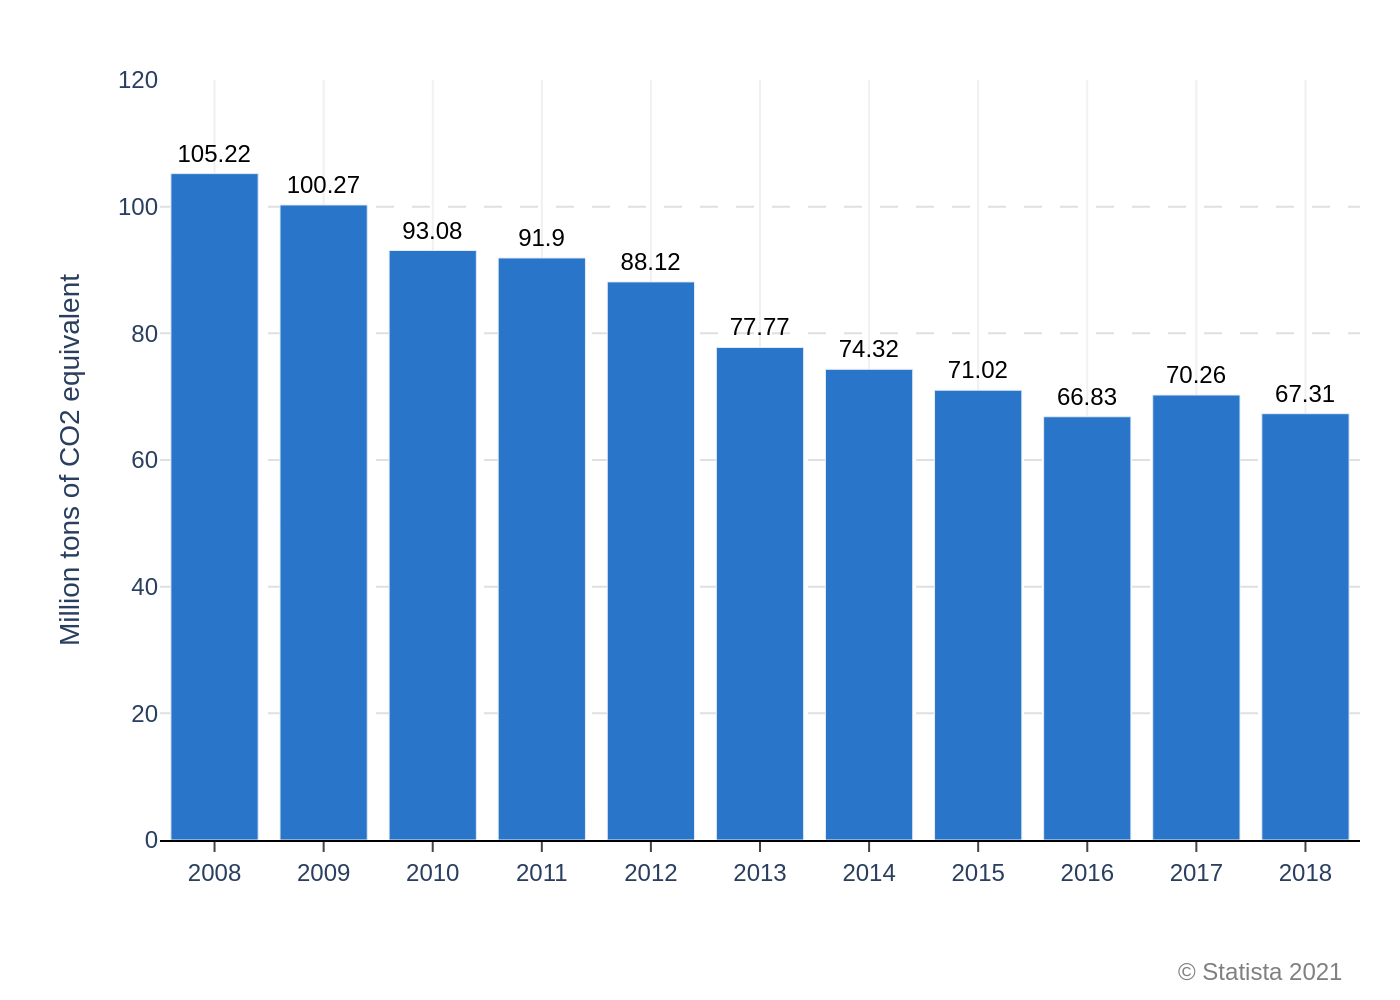

Source code (Python):
import sys
import json
import os
import plotly.graph_objects as go

if len(sys.argv) != 2:
    print("Usage: python recreate_chart.py <path_to_json_file>")
    sys.exit(1)

json_path = sys.argv[1]

try:
    with open(json_path, 'r', encoding='utf-8') as f:
        config = json.load(f)
except FileNotFoundError:
    print(f"Error: The file '{json_path}' was not found.")
    sys.exit(1)
except json.JSONDecodeError:
    print(f"Error: The file '{json_path}' contains invalid JSON.")
    sys.exit(1)

chart_data = config['chart_data']
texts = config['texts']
colors = config['colors']

categories = [item['category'] for item in chart_data]
values = [item['value'] for item in chart_data]

fig = go.Figure()

fig.add_trace(go.Bar(
    x=categories,
    y=values,
    marker_color=colors[0],
    text=values,
    textposition='outside',
    cliponaxis=False,
    textfont=dict(
        family="Arial",
        size=12,
        color='black'
    ),
    hoverinfo='none'
))

fig.update_layout(
    font_family="Arial",
    plot_bgcolor='white',
    paper_bgcolor='white',
    showlegend=False,
    margin=dict(l=80, r=20, t=40, b=80),
    xaxis=dict(
        title_text=texts['xaxis_title'],
        showgrid=True,
        gridcolor='#f0f0f0',
        linecolor='black',
        showline=True,
        ticks='outside',
        tickfont=dict(size=12)
    ),
    yaxis=dict(
        title_text=texts['yaxis_title'],
        range=[0, 120],
        tickvals=[0, 20, 40, 60, 80, 100, 120],
        showgrid=True,
        gridcolor='#e0e0e0',
        griddash='dash',
        zeroline=False,
        showline=False,
        tickfont=dict(size=12)
    ),
    annotations=[
        dict(
            text=texts['source'],
            showarrow=False,
            xref='paper',
            yref='paper',
            x=0.99,
            y=-0.15,
            xanchor='right',
            yanchor='top',
            font=dict(size=12, color='grey')
        )
    ]
)

base_filename = os.path.splitext(os.path.basename(json_path))[0]
output_filename = f"{base_filename}.png"

fig.write_image(output_filename, scale=2)

print(f"Chart successfully generated and saved as {output_filename}")
